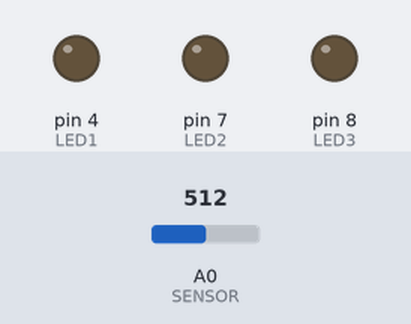
Bench run of a sketch on a simulated Arduino Uno, built with avr-gcc and run on an emulated ATmega328P. Shown: output pins drawn as LEDs (lit = HIGH). Inputs (shaded band) come from the test bench; at power-on: A0 (SENSOR) = 512. What the sketch prints to the serial monitor is not drawn.

Above: at 1.2 s.
1.3 s: A0 (SENSOR) set to 533
At 2.0 s:
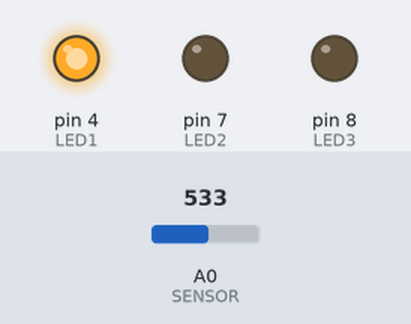
2.9 s: A0 (SENSOR) set to 511
Timing chart, 0 to 5.9 s (numbered marks = the images above; inputs shaded):
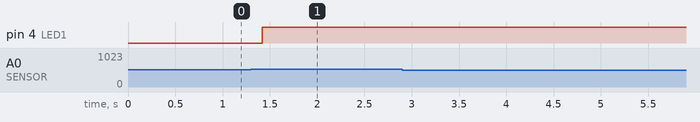

Measured:
- the behaviour switches between 515 and 516 on A0 (SENSOR) (found by bisection; images 0 and 1)
- after the input at 1.3 s, pin 4 (LED1): LOW → HIGH after 0.12 s
- after the input at 2.9 s, every drawn part: stays the same

The sketch:

SS8_TriforceLights.ino
```cpp
//Receives data over Serial port from Processing to control 2 LEDS
//Hook up LEDs to pins 4 and 8;


byte val; // stores data received from serial port
const int SENSOR = A0; //sensor hooked up to analog pin A0
const int LED1 = 4; // variable for which pin
const int LED2 = 7; // variable for which pin
const int LED3 = 8; // variable for which pin


void setup() {
  pinMode(LED1, OUTPUT); // set pin as output
  pinMode(LED2, OUTPUT); // set pin as output
  pinMode(LED3, OUTPUT);
  Serial.begin(9600); // Start serial communication at 9600 bps
}

void loop() {
  val = analogRead(SENSOR); //read sensor and assign to variable called val
  val = val / 4; //divide val by 4 or remap values to get byte-sized 0-255
  delay(100); // Wait 100 milliseconds
  /*
  if (Serial.available()) { // If data is available to read
    val = Serial.read(); // read it and store it in val
  }*/
  if (val > 0 && val <  85) { // If 0 received
    digitalWrite(LED1, HIGH); // turn LEDs off
    digitalWrite(LED2, LOW);
    digitalWrite(LED3, LOW);

  }
  else if ( val > 86 && val < 170) {
    digitalWrite(LED1, LOW); //
    digitalWrite(LED2, HIGH); //
    digitalWrite(LED3, LOW);
  }
   else if ( val > 171 && val < 254)
   {
    digitalWrite(LED1, LOW); //
    digitalWrite(LED2, LOW); //
    digitalWrite(LED3, HIGH);
  }
  else if ( val == 255) { //
    digitalWrite(LED1, HIGH); //
    digitalWrite(LED2, HIGH); //
    digitalWrite(LED3, HIGH);
  }
  delay(10); // Wait 10 milliseconds
  Serial.write(val);  //to send binary data to Processing
}
```
